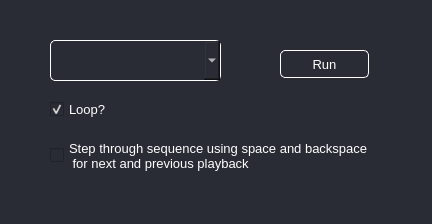
<?xml version="1.0" encoding="UTF-8"?>
<ui version="4.0">
 <class>Form</class>
 <widget class="QWidget" name="Form">
  <property name="geometry">
   <rect>
    <x>0</x>
    <y>0</y>
    <width>432</width>
    <height>224</height>
   </rect>
  </property>
  <property name="windowTitle">
   <string>Form</string>
  </property>
  <property name="styleSheet">
   <string notr="true">QWidget{
background-color:#292C34;
color:white;
}</string>
  </property>
  <widget class="QCheckBox" name="step_check_box">
   <property name="geometry">
    <rect>
     <x>50</x>
     <y>130</y>
     <width>331</width>
     <height>51</height>
    </rect>
   </property>
   <property name="font">
    <font>
     <pointsize>10</pointsize>
     <kerning>true</kerning>
    </font>
   </property>
   <property name="layoutDirection">
    <enum>Qt::LeftToRight</enum>
   </property>
   <property name="styleSheet">
    <string notr="true"/>
   </property>
   <property name="text">
    <string>Step through sequence using space and backspace
 for next and previous playback</string>
   </property>
   <property name="checked">
    <bool>false</bool>
   </property>
   <property name="autoRepeat">
    <bool>false</bool>
   </property>
   <property name="tristate">
    <bool>false</bool>
   </property>
  </widget>
  <widget class="QCheckBox" name="loop_check_box">
   <property name="geometry">
    <rect>
     <x>50</x>
     <y>100</y>
     <width>64</width>
     <height>18</height>
    </rect>
   </property>
   <property name="font">
    <font>
     <pointsize>10</pointsize>
    </font>
   </property>
   <property name="text">
    <string>Loop?</string>
   </property>
   <property name="checked">
    <bool>true</bool>
   </property>
   <property name="tristate">
    <bool>false</bool>
   </property>
  </widget>
  <widget class="QComboBox" name="drop_down">
   <property name="geometry">
    <rect>
     <x>50</x>
     <y>40</y>
     <width>171</width>
     <height>41</height>
    </rect>
   </property>
   <property name="font">
    <font>
     <pointsize>12</pointsize>
    </font>
   </property>
   <property name="styleSheet">
    <string notr="true">QComboBox{
border: 1px solid white;
border-radius: 5px;
background-color: #292C34;
color: white;
padding: 5px;
}</string>
   </property>
  </widget>
  <widget class="QPushButton" name="run_button">
   <property name="geometry">
    <rect>
     <x>280</x>
     <y>50</y>
     <width>89</width>
     <height>28</height>
    </rect>
   </property>
   <property name="font">
    <font>
     <pointsize>10</pointsize>
    </font>
   </property>
   <property name="styleSheet">
    <string notr="true">QPushButton{
border: 1px solid white;
border-radius: 5px;
background-color: #292C34;
color: white;
}</string>
   </property>
   <property name="text">
    <string>Run</string>
   </property>
  </widget>
 </widget>
 <resources/>
 <connections/>
</ui>
